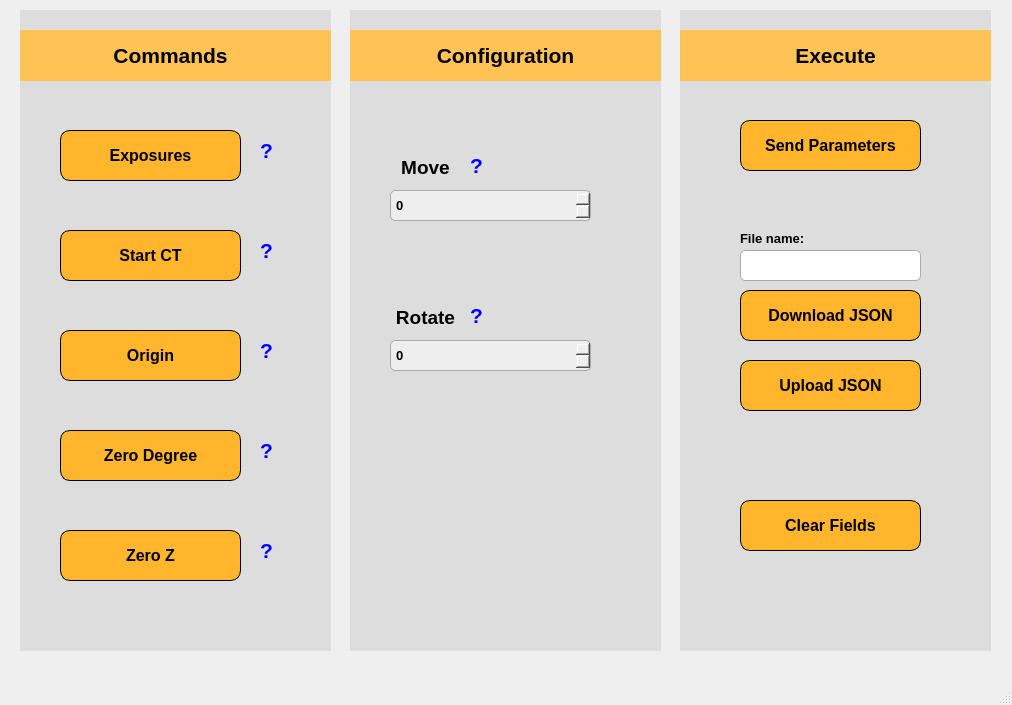
<?xml version="1.0" encoding="UTF-8"?>
<ui version="4.0">
 <class>MainWindow</class>
 <widget class="QMainWindow" name="MainWindow">
  <property name="geometry">
   <rect>
    <x>0</x>
    <y>0</y>
    <width>1012</width>
    <height>705</height>
   </rect>
  </property>
  <property name="windowTitle">
   <string>send_commands</string>
  </property>
  <widget class="QWidget" name="centralwidget">
   <widget class="QWidget" name="background2" native="true">
    <property name="geometry">
     <rect>
      <x>350</x>
      <y>10</y>
      <width>311</width>
      <height>641</height>
     </rect>
    </property>
    <property name="styleSheet">
     <string notr="true">background-color: rgb(221, 221, 221)</string>
    </property>
    <widget class="QWidget" name="configuration_background" native="true">
     <property name="geometry">
      <rect>
       <x>0</x>
       <y>20</y>
       <width>311</width>
       <height>51</height>
      </rect>
     </property>
     <property name="layoutDirection">
      <enum>Qt::LeftToRight</enum>
     </property>
     <property name="autoFillBackground">
      <bool>false</bool>
     </property>
     <property name="styleSheet">
      <string notr="true">QWidget {
    background-color: #ffc355; /* cor de fundo amarela */
    /*border-radius: 10px;*/

}
</string>
     </property>
     <widget class="QLabel" name="configuration_label">
      <property name="geometry">
       <rect>
        <x>60</x>
        <y>10</y>
        <width>191</width>
        <height>30</height>
       </rect>
      </property>
      <property name="font">
       <font>
        <family>Segoe UI</family>
        <pointsize>16</pointsize>
        <weight>75</weight>
        <bold>true</bold>
       </font>
      </property>
      <property name="layoutDirection">
       <enum>Qt::LeftToRight</enum>
      </property>
      <property name="styleSheet">
       <string notr="true">QLabel {
    border: none;
}
</string>
      </property>
      <property name="text">
       <string>Configuration</string>
      </property>
      <property name="alignment">
       <set>Qt::AlignCenter</set>
      </property>
      <property name="wordWrap">
       <bool>false</bool>
      </property>
     </widget>
    </widget>
    <widget class="QSpinBox" name="input_box1">
     <property name="geometry">
      <rect>
       <x>40</x>
       <y>180</y>
       <width>201</width>
       <height>31</height>
      </rect>
     </property>
     <property name="font">
      <font>
       <family>Segoe UI</family>
       <pointsize>10</pointsize>
       <weight>75</weight>
       <bold>true</bold>
      </font>
     </property>
     <property name="styleSheet">
      <string notr="true">QSpinBox {
    background-color: rgb(238, 238, 238);
    border: 1px solid #a9a9a9;
    border-radius: 5px; 
    padding: 1px 3px; 
}


</string>
     </property>
     <property name="minimum">
      <number>-999999999</number>
     </property>
     <property name="maximum">
      <number>999999999</number>
     </property>
    </widget>
    <widget class="QLabel" name="move">
     <property name="geometry">
      <rect>
       <x>40</x>
       <y>140</y>
       <width>71</width>
       <height>35</height>
      </rect>
     </property>
     <property name="minimumSize">
      <size>
       <width>0</width>
       <height>35</height>
      </size>
     </property>
     <property name="font">
      <font>
       <family>Segoe UI</family>
       <pointsize>14</pointsize>
       <weight>75</weight>
       <bold>true</bold>
      </font>
     </property>
     <property name="layoutDirection">
      <enum>Qt::LeftToRight</enum>
     </property>
     <property name="styleSheet">
      <string notr="true">QLabel {
    border: none;
}
</string>
     </property>
     <property name="text">
      <string>Move</string>
     </property>
     <property name="alignment">
      <set>Qt::AlignCenter</set>
     </property>
     <property name="wordWrap">
      <bool>false</bool>
     </property>
    </widget>
    <widget class="QLabel" name="rotate">
     <property name="geometry">
      <rect>
       <x>40</x>
       <y>290</y>
       <width>71</width>
       <height>35</height>
      </rect>
     </property>
     <property name="minimumSize">
      <size>
       <width>0</width>
       <height>35</height>
      </size>
     </property>
     <property name="font">
      <font>
       <family>Segoe UI</family>
       <pointsize>14</pointsize>
       <weight>75</weight>
       <bold>true</bold>
      </font>
     </property>
     <property name="layoutDirection">
      <enum>Qt::LeftToRight</enum>
     </property>
     <property name="styleSheet">
      <string notr="true">QLabel {
    border: none;
}
</string>
     </property>
     <property name="text">
      <string>Rotate</string>
     </property>
     <property name="alignment">
      <set>Qt::AlignCenter</set>
     </property>
     <property name="wordWrap">
      <bool>false</bool>
     </property>
    </widget>
    <widget class="QSpinBox" name="input_box2">
     <property name="geometry">
      <rect>
       <x>40</x>
       <y>330</y>
       <width>201</width>
       <height>31</height>
      </rect>
     </property>
     <property name="font">
      <font>
       <family>Segoe UI</family>
       <pointsize>10</pointsize>
       <weight>75</weight>
       <bold>true</bold>
      </font>
     </property>
     <property name="styleSheet">
      <string notr="true">QSpinBox {
    background-color: rgb(238, 238, 238);
    border: 1px solid #a9a9a9;
    border-radius: 5px; 
    padding: 1px 3px; 
}


</string>
     </property>
     <property name="minimum">
      <number>-999999999</number>
     </property>
     <property name="maximum">
      <number>999999999</number>
     </property>
    </widget>
    <widget class="QLabel" name="label_move">
     <property name="geometry">
      <rect>
       <x>120</x>
       <y>140</y>
       <width>20</width>
       <height>31</height>
      </rect>
     </property>
     <property name="font">
      <font>
       <family>Segoe UI</family>
       <pointsize>16</pointsize>
       <weight>75</weight>
       <bold>true</bold>
      </font>
     </property>
     <property name="styleSheet">
      <string notr="true">  color: blue; </string>
     </property>
     <property name="text">
      <string>?</string>
     </property>
    </widget>
    <widget class="QLabel" name="label_rotate">
     <property name="geometry">
      <rect>
       <x>120</x>
       <y>290</y>
       <width>20</width>
       <height>31</height>
      </rect>
     </property>
     <property name="font">
      <font>
       <family>Segoe UI</family>
       <pointsize>16</pointsize>
       <weight>75</weight>
       <bold>true</bold>
      </font>
     </property>
     <property name="styleSheet">
      <string notr="true">  color: blue; </string>
     </property>
     <property name="text">
      <string>?</string>
     </property>
    </widget>
   </widget>
   <widget class="QWidget" name="background1" native="true">
    <property name="geometry">
     <rect>
      <x>20</x>
      <y>10</y>
      <width>311</width>
      <height>641</height>
     </rect>
    </property>
    <property name="font">
     <font>
      <family>Segoe UI</family>
      <weight>75</weight>
      <bold>true</bold>
     </font>
    </property>
    <property name="styleSheet">
     <string notr="true">background-color: rgb(221, 221, 221)</string>
    </property>
    <widget class="QWidget" name="commands_background" native="true">
     <property name="geometry">
      <rect>
       <x>0</x>
       <y>20</y>
       <width>311</width>
       <height>51</height>
      </rect>
     </property>
     <property name="layoutDirection">
      <enum>Qt::LeftToRight</enum>
     </property>
     <property name="autoFillBackground">
      <bool>false</bool>
     </property>
     <property name="styleSheet">
      <string notr="true">QWidget {
    background-color: #ffc355; /* cor de fundo amarela */
    /*border-radius: 10px;*/

}
</string>
     </property>
     <widget class="QLabel" name="commands_label">
      <property name="geometry">
       <rect>
        <x>70</x>
        <y>10</y>
        <width>161</width>
        <height>30</height>
       </rect>
      </property>
      <property name="font">
       <font>
        <family>Segoe UI</family>
        <pointsize>16</pointsize>
        <weight>75</weight>
        <bold>true</bold>
       </font>
      </property>
      <property name="layoutDirection">
       <enum>Qt::LeftToRight</enum>
      </property>
      <property name="styleSheet">
       <string notr="true">QLabel {
    border: none;
}
</string>
      </property>
      <property name="text">
       <string>Commands</string>
      </property>
      <property name="alignment">
       <set>Qt::AlignCenter</set>
      </property>
      <property name="wordWrap">
       <bool>false</bool>
      </property>
     </widget>
    </widget>
    <widget class="QPushButton" name="exposures">
     <property name="geometry">
      <rect>
       <x>40</x>
       <y>120</y>
       <width>181</width>
       <height>51</height>
      </rect>
     </property>
     <property name="font">
      <font>
       <family>Segoe UI</family>
       <pointsize>12</pointsize>
       <weight>75</weight>
       <bold>true</bold>
      </font>
     </property>
     <property name="styleSheet">
      <string notr="true">QWidget {
    background-color: #FFB62D; /* cor de fundo amarela */
    border-radius: 10px; /* bordas arredondadas */
    border: 1px solid black; /* borda sólida preta */
}
</string>
     </property>
     <property name="text">
      <string>Exposures</string>
     </property>
    </widget>
    <widget class="QPushButton" name="start_ct">
     <property name="geometry">
      <rect>
       <x>40</x>
       <y>220</y>
       <width>181</width>
       <height>51</height>
      </rect>
     </property>
     <property name="font">
      <font>
       <family>Segoe UI</family>
       <pointsize>12</pointsize>
       <weight>75</weight>
       <bold>true</bold>
      </font>
     </property>
     <property name="styleSheet">
      <string notr="true">QWidget {
    background-color: #FFB62D; /* cor de fundo amarela */
    border-radius: 10px; /* bordas arredondadas */
    border: 1px solid black; /* borda sólida preta */
}
</string>
     </property>
     <property name="text">
      <string>Start CT</string>
     </property>
    </widget>
    <widget class="QPushButton" name="origin">
     <property name="geometry">
      <rect>
       <x>40</x>
       <y>320</y>
       <width>181</width>
       <height>51</height>
      </rect>
     </property>
     <property name="font">
      <font>
       <family>Segoe UI</family>
       <pointsize>12</pointsize>
       <weight>75</weight>
       <bold>true</bold>
      </font>
     </property>
     <property name="styleSheet">
      <string notr="true">QWidget {
    background-color: #FFB62D; /* cor de fundo amarela */
    border-radius: 10px; /* bordas arredondadas */
    border: 1px solid black; /* borda sólida preta */
}
</string>
     </property>
     <property name="text">
      <string>Origin</string>
     </property>
    </widget>
    <widget class="QPushButton" name="zero_z">
     <property name="geometry">
      <rect>
       <x>40</x>
       <y>520</y>
       <width>181</width>
       <height>51</height>
      </rect>
     </property>
     <property name="font">
      <font>
       <family>Segoe UI</family>
       <pointsize>12</pointsize>
       <weight>75</weight>
       <bold>true</bold>
      </font>
     </property>
     <property name="styleSheet">
      <string notr="true">QWidget {
    background-color: #FFB62D; /* cor de fundo amarela */
    border-radius: 10px; /* bordas arredondadas */
    border: 1px solid black; /* borda sólida preta */
}
</string>
     </property>
     <property name="text">
      <string>Zero Z</string>
     </property>
    </widget>
    <widget class="QPushButton" name="zero_degree">
     <property name="geometry">
      <rect>
       <x>40</x>
       <y>420</y>
       <width>181</width>
       <height>51</height>
      </rect>
     </property>
     <property name="font">
      <font>
       <family>Segoe UI</family>
       <pointsize>12</pointsize>
       <weight>75</weight>
       <bold>true</bold>
      </font>
     </property>
     <property name="styleSheet">
      <string notr="true">QWidget {
    background-color: #FFB62D; /* cor de fundo amarela */
    border-radius: 10px; /* bordas arredondadas */
    border: 1px solid black; /* borda sólida preta */
}
</string>
     </property>
     <property name="text">
      <string>Zero Degree</string>
     </property>
    </widget>
    <widget class="QLabel" name="label_exposures">
     <property name="geometry">
      <rect>
       <x>240</x>
       <y>130</y>
       <width>20</width>
       <height>21</height>
      </rect>
     </property>
     <property name="font">
      <font>
       <family>Segoe UI</family>
       <pointsize>16</pointsize>
       <weight>75</weight>
       <bold>true</bold>
      </font>
     </property>
     <property name="styleSheet">
      <string notr="true">  color: blue; </string>
     </property>
     <property name="text">
      <string>?</string>
     </property>
    </widget>
    <widget class="QLabel" name="label_start_ct">
     <property name="geometry">
      <rect>
       <x>240</x>
       <y>230</y>
       <width>20</width>
       <height>21</height>
      </rect>
     </property>
     <property name="font">
      <font>
       <family>Segoe UI</family>
       <pointsize>16</pointsize>
       <weight>75</weight>
       <bold>true</bold>
      </font>
     </property>
     <property name="styleSheet">
      <string notr="true">  color: blue; </string>
     </property>
     <property name="text">
      <string>?</string>
     </property>
    </widget>
    <widget class="QLabel" name="label_origin">
     <property name="geometry">
      <rect>
       <x>240</x>
       <y>330</y>
       <width>20</width>
       <height>21</height>
      </rect>
     </property>
     <property name="font">
      <font>
       <family>Segoe UI</family>
       <pointsize>16</pointsize>
       <weight>75</weight>
       <bold>true</bold>
      </font>
     </property>
     <property name="styleSheet">
      <string notr="true">  color: blue; </string>
     </property>
     <property name="text">
      <string>?</string>
     </property>
    </widget>
    <widget class="QLabel" name="label_zero_degree">
     <property name="geometry">
      <rect>
       <x>240</x>
       <y>430</y>
       <width>20</width>
       <height>21</height>
      </rect>
     </property>
     <property name="font">
      <font>
       <family>Segoe UI</family>
       <pointsize>16</pointsize>
       <weight>75</weight>
       <bold>true</bold>
      </font>
     </property>
     <property name="styleSheet">
      <string notr="true">  color: blue; </string>
     </property>
     <property name="text">
      <string>?</string>
     </property>
    </widget>
    <widget class="QLabel" name="label_zero_z">
     <property name="geometry">
      <rect>
       <x>240</x>
       <y>530</y>
       <width>20</width>
       <height>21</height>
      </rect>
     </property>
     <property name="font">
      <font>
       <family>Segoe UI</family>
       <pointsize>16</pointsize>
       <weight>75</weight>
       <bold>true</bold>
      </font>
     </property>
     <property name="styleSheet">
      <string notr="true">  color: blue; </string>
     </property>
     <property name="text">
      <string>?</string>
     </property>
    </widget>
   </widget>
   <widget class="QWidget" name="background3" native="true">
    <property name="geometry">
     <rect>
      <x>680</x>
      <y>10</y>
      <width>311</width>
      <height>641</height>
     </rect>
    </property>
    <property name="styleSheet">
     <string notr="true">background-color: rgb(221, 221, 221)</string>
    </property>
    <widget class="QWidget" name="execute_background" native="true">
     <property name="geometry">
      <rect>
       <x>0</x>
       <y>20</y>
       <width>311</width>
       <height>51</height>
      </rect>
     </property>
     <property name="layoutDirection">
      <enum>Qt::LeftToRight</enum>
     </property>
     <property name="autoFillBackground">
      <bool>false</bool>
     </property>
     <property name="styleSheet">
      <string notr="true">QWidget {
    background-color: #ffc355; /* cor de fundo amarela */
    /*border-radius: 10px;*/

}
</string>
     </property>
     <widget class="QLabel" name="execute_label">
      <property name="geometry">
       <rect>
        <x>100</x>
        <y>10</y>
        <width>111</width>
        <height>30</height>
       </rect>
      </property>
      <property name="minimumSize">
       <size>
        <width>100</width>
        <height>0</height>
       </size>
      </property>
      <property name="font">
       <font>
        <family>Segoe UI</family>
        <pointsize>16</pointsize>
        <weight>75</weight>
        <bold>true</bold>
       </font>
      </property>
      <property name="layoutDirection">
       <enum>Qt::LeftToRight</enum>
      </property>
      <property name="styleSheet">
       <string notr="true">QLabel {
    border: none;
}
</string>
      </property>
      <property name="text">
       <string>Execute</string>
      </property>
      <property name="alignment">
       <set>Qt::AlignCenter</set>
      </property>
      <property name="wordWrap">
       <bool>false</bool>
      </property>
     </widget>
    </widget>
    <widget class="QPushButton" name="send_parameters">
     <property name="geometry">
      <rect>
       <x>60</x>
       <y>110</y>
       <width>181</width>
       <height>51</height>
      </rect>
     </property>
     <property name="font">
      <font>
       <family>Segoe UI</family>
       <pointsize>12</pointsize>
       <weight>75</weight>
       <bold>true</bold>
      </font>
     </property>
     <property name="styleSheet">
      <string notr="true">QWidget {
    background-color: #FFB62D; /* cor de fundo amarela */
    border-radius: 10px; /* bordas arredondadas */
    border: 1px solid black; /* borda sólida preta */
}
</string>
     </property>
     <property name="text">
      <string>Send Parameters</string>
     </property>
    </widget>
    <widget class="QPushButton" name="download_json">
     <property name="geometry">
      <rect>
       <x>60</x>
       <y>280</y>
       <width>181</width>
       <height>51</height>
      </rect>
     </property>
     <property name="font">
      <font>
       <family>Segoe UI</family>
       <pointsize>12</pointsize>
       <weight>75</weight>
       <bold>true</bold>
      </font>
     </property>
     <property name="styleSheet">
      <string notr="true">QWidget {
    background-color: #FFB62D; /* cor de fundo amarela */
    border-radius: 10px; /* bordas arredondadas */
    border: 1px solid black; /* borda sólida preta */
}
</string>
     </property>
     <property name="text">
      <string>Download JSON</string>
     </property>
    </widget>
    <widget class="QPushButton" name="upload_json">
     <property name="geometry">
      <rect>
       <x>60</x>
       <y>350</y>
       <width>181</width>
       <height>51</height>
      </rect>
     </property>
     <property name="font">
      <font>
       <family>Segoe UI</family>
       <pointsize>12</pointsize>
       <weight>75</weight>
       <bold>true</bold>
      </font>
     </property>
     <property name="styleSheet">
      <string notr="true">QWidget {
    background-color: #FFB62D; /* cor de fundo amarela */
    border-radius: 10px; /* bordas arredondadas */
    border: 1px solid black; /* borda sólida preta */
}
</string>
     </property>
     <property name="text">
      <string>Upload JSON</string>
     </property>
    </widget>
    <widget class="QPushButton" name="clear_fields">
     <property name="geometry">
      <rect>
       <x>60</x>
       <y>490</y>
       <width>181</width>
       <height>51</height>
      </rect>
     </property>
     <property name="font">
      <font>
       <family>Segoe UI</family>
       <pointsize>12</pointsize>
       <weight>75</weight>
       <bold>true</bold>
      </font>
     </property>
     <property name="styleSheet">
      <string notr="true">QWidget {
    background-color: #FFB62D; /* cor de fundo amarela */
    border-radius: 10px; /* bordas arredondadas */
    border: 1px solid black; /* borda sólida preta */
}
</string>
     </property>
     <property name="text">
      <string>Clear Fields</string>
     </property>
    </widget>
    <widget class="QLabel" name="file_name">
     <property name="geometry">
      <rect>
       <x>60</x>
       <y>220</y>
       <width>90</width>
       <height>16</height>
      </rect>
     </property>
     <property name="minimumSize">
      <size>
       <width>90</width>
       <height>0</height>
      </size>
     </property>
     <property name="font">
      <font>
       <family>Segoe UI</family>
       <pointsize>10</pointsize>
       <weight>75</weight>
       <bold>true</bold>
      </font>
     </property>
     <property name="text">
      <string>File name:</string>
     </property>
    </widget>
    <widget class="QLineEdit" name="file_name_input">
     <property name="geometry">
      <rect>
       <x>60</x>
       <y>240</y>
       <width>181</width>
       <height>31</height>
      </rect>
     </property>
     <property name="styleSheet">
      <string notr="true">QLineEdit {
    background-color: white; /* Define o fundo como branco */
    border: 1px solid #a9a9a9; /* Define uma borda sólida com cor cinza */
    border-radius: 5px; /* Cantos arredondados com raio de 5px */
    padding: 1px 3px; /* Espaçamento interno para o texto não tocar a borda */
}
</string>
     </property>
    </widget>
   </widget>
  </widget>
  <widget class="QMenuBar" name="menubar">
   <property name="geometry">
    <rect>
     <x>0</x>
     <y>0</y>
     <width>1012</width>
     <height>21</height>
    </rect>
   </property>
  </widget>
  <widget class="QStatusBar" name="statusbar"/>
 </widget>
 <resources/>
 <connections/>
</ui>
